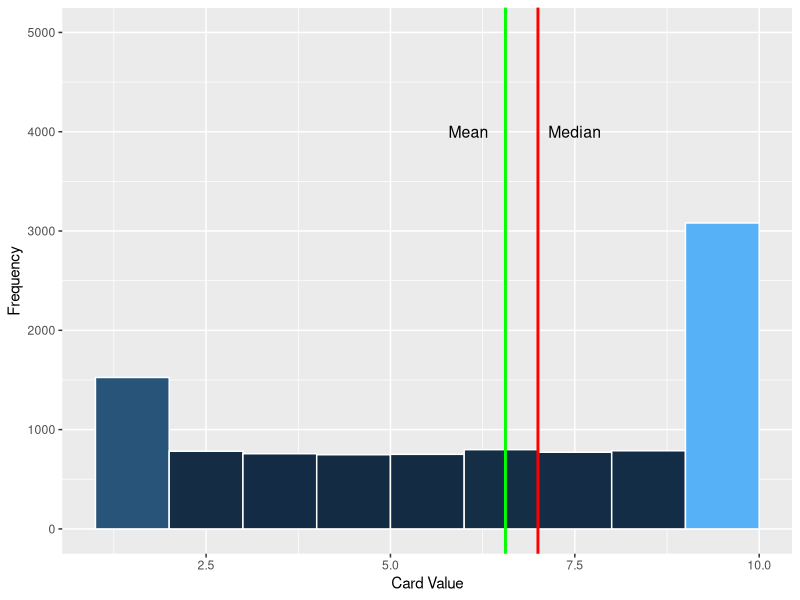

The R source for this figure: (Note: this script raises an error after producing the figure.)
#generate vector of 10000 draws of cards and assign values to each
cards = integer(10000)
values = integer(10000)

for (i in 1:length(cards)) {
  cards[i] <- sample(1:13,1,replace=T)
  
  #assign values
  if(cards[i] <= 10) {
    values[i] <- cards[i]
  } else {
    values[i] <- 10
  }
}

values <- as.vector(read.csv('values.csv')[,2])
samples <- as.vector(read.csv('samples.csv')[,2])

#plot histogram w/ mean and median
library(ggplot2)
ggplot() + 
  aes(x=values) + 
  geom_histogram(binwidth = 1, boundary = 2, color = 'white', aes(fill = ..count..)) +
  guides(fill=FALSE) +
  ylab('Frequency') + 
  xlab('Card Value') +
  ylim(0,5000) +
  geom_vline(aes(xintercept=mean(values)),
             color="green", size=1) + 
  geom_vline(aes(xintercept=median(values)),
             color="red", size=1) +
  geom_text(aes(x=mean(values)-0.5, label="Mean", y=4000), 
            colour="black", angle=0, size=4) +
  geom_text(aes(x=median(values)+0.5, label="Median", y=4000), 
            colour="black", angle=0, size=4)

#sum sample values
samples = integer(10000)

for (i in 1:length(samples)) {
  
  cardVector <- c(sample(1:13,3,replace=F))
  #print(cardVector)}
  for (j in 1:length(cardVector)) {
    if(cardVector[j] <= 10) {
      cardVector[j] <- cardVector[j]
    } else {
      cardVector[j] <- 10
    }
  }
  samples[i] <- sum(cardVector)
}

summary(samples)
sd(samples)

write.csv(values,'values.csv')
write.csv(samples,'samples.csv')

ggplot() + 
  aes(x=samples) + 
  geom_histogram(binwidth = 1, boundary = 1, color = 'white', aes(fill = ..count..)) +
  guides(fill=FALSE) +
  ylab('Frequency') + 
  xlab('Card Sums') +
  ylim(0,1200) +
  geom_vline(aes(xintercept=mean(samples)),
             color="green", size=1) + 
  geom_vline(aes(xintercept=median(samples)),
             color="red", size=1) +
  geom_text(aes(x=mean(samples)-1, label="Mean", y=1100), 
            colour="black", angle=0, size=4) +
  geom_text(aes(x=median(samples)+1.25, label="Median", y=1100), 
            colour="black", angle=0, size=4)

'Within what range will you expect approximately 90% of your draw values to fall? '
# z-table = 1.28
# z = obs - mean(samples) / sd(samples)
# 90% between 5% and 95% --> -1.645 and 1.645

#(-1.645*sd(values)) + mean(values)
#(1.645*sd(values)) + mean(values)
#90% of draw values to fall between 1.326022 and 27.89599

(-1.645*sd(samples)) + mean(samples)
(1.645*sd(samples)) + mean(samples)
#90% of sample sum values to fall between 11.45121 and 27.79472

'What is the approximate probability that you will get a draw value of at least 20?'
# z = obs - mean(samples) / sd(samples)
(20 - mean(samples)) / sd(samples)
#z = 0.06530069 --> .7764 = 77.64% at most 20 --> 1 - .7764 = 0.2236 = 22.36% at least 20